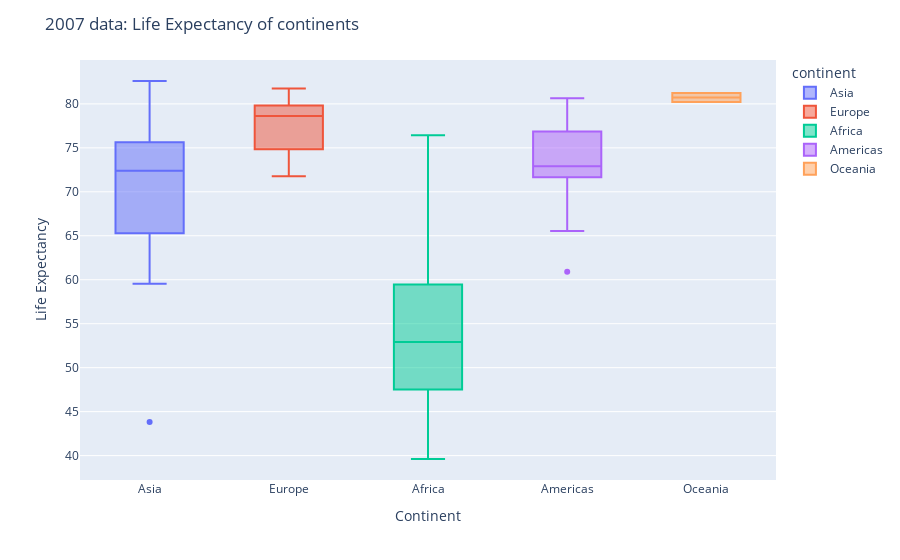

Notebook cell for this chart:
### Code cell
# Distrubution of Life Expectancy

fig = px.box(data_frame = gapminder_2007, x = "continent", y = "lifeExp", color = "continent")
fig.update_layout(title = "2007 data: Life Expectancy of continents", xaxis_title = "Continent", 
                 yaxis_title = "Life Expectancy")
fig.show()

### Figure 1 — Plotly figure (JSON) as saved in the notebook; plotly's stock layout.template omitted (floating-point values rounded to 4 significant figures)
{"data": [{"alignmentgroup": "True", "hovertemplate": "continent=%{x}<br>lifeExp=%{y}<extra></extra>", "legendgroup": "Asia", "marker": {"color": "#636efa"}, "name": "Asia", "notched": false, "offsetgroup": "Asia", "orientation": "v", "showlegend": true, "type": "box", "x": ["Asia", "Asia", "Asia", "Asia", "Asia", "Asia", "Asia", "Asia", "Asia", "Asia", "Asia", "Asia", "Asia", "Asia", "Asia", "Asia", "Asia", "Asia", "Asia", "Asia", "Asia", "Asia", "Asia", "Asia", "Asia", "Asia", "Asia", "Asia", "Asia", "Asia", "Asia", "Asia", "Asia"], "x0": " ", "xaxis": "x", "y": [43.83, 75.64, 64.06, 59.72, 72.96, 82.21, 64.7, 70.65, 70.96, 59.55, 80.75, 82.6, 72.53, 67.3, 78.62, 77.59, 71.99, 74.24, 66.8, 62.07, 63.78, 75.64, 65.48, 71.69, 72.78, 79.97, 72.4, 74.14, 78.4, 70.62, 74.25, 73.42, 62.7], "y0": " ", "yaxis": "y"}, {"alignmentgroup": "True", "hovertemplate": "continent=%{x}<br>lifeExp=%{y}<extra></extra>", "legendgroup": "Europe", "marker": {"color": "#EF553B"}, "name": "Europe", "notched": false, "offsetgroup": "Europe", "orientation": "v", "showlegend": true, "type": "box", "x": ["Europe", "Europe", "Europe", "Europe", "Europe", "Europe", "Europe", "Europe", "Europe", "Europe", "Europe", "Europe", "Europe", "Europe", "Europe", "Europe", "Europe", "Europe", "Europe", "Europe", "Europe", "Europe", "Europe", "Europe", "Europe", "Europe", "Europe", "Europe", "Europe", "Europe"], "x0": " ", "xaxis": "x", "y": [76.42, 79.83, 79.44, 74.85, 73.0, 75.75, 76.49, 78.33, 79.31, 80.66, 79.41, 79.48, 73.34, 81.76, 78.89, 80.55, 74.54, 79.76, 80.2, 75.56, 78.1, 72.48, 74.0, 74.66, 77.93, 80.94, 80.88, 81.7, 71.78, 79.42], "y0": " ", "yaxis": "y"}, {"alignmentgroup": "True", "hovertemplate": "continent=%{x}<br>lifeExp=%{y}<extra></extra>", "legendgroup": "Africa", "marker": {"color": "#00cc96"}, "name": "Africa", "notched": false, "offsetgroup": "Africa", "orientation": "v", "showlegend": true, "type": "box", "x": ["Africa", "Africa", "Africa", "Africa", "Africa", "Africa", "Africa", "Africa", "Africa", "Africa", "Africa", "Africa", "Africa", "Africa", "Africa", "Africa", "Africa", "Africa", "Africa", "Africa", "Africa", "Africa", "Africa", "Africa", "Africa", "Africa", "Africa", "Africa", "Africa", "Africa", "Africa", "Africa", "Africa", "Africa", "Africa", "Africa", "Africa", "Africa", "Africa", "Africa", "Africa", "Africa", "Africa", "Africa", "Africa", "Africa", "Africa", "Africa", "Africa", "Africa", "Africa", "Africa"], "x0": " ", "xaxis": "x", "y": [72.3, 42.73, 56.73, 50.73, 52.3, 49.58, 50.43, 44.74, 50.65, 65.15, 46.46, 55.32, 48.33, 54.79, 71.34, 51.58, 58.04, 52.95, 56.73, 59.45, 60.02, 56.01, 46.39, 54.11, 42.59, 45.68, 73.95, 59.44, 48.3, 54.47, 64.16, 72.8, 71.16, 42.08, 52.91, 56.87, 46.86, 76.44, 46.24, 65.53, 63.06, 42.57, 48.16, 49.34, 58.56, 39.61, 52.52, 58.42, 73.92, 51.54, 42.38, 43.49], "y0": " ", "yaxis": "y"}, {"alignmentgroup": "True", "hovertemplate": "continent=%{x}<br>lifeExp=%{y}<extra></extra>", "legendgroup": "Americas", "marker": {"color": "#ab63fa"}, "name": "Americas", "notched": false, "offsetgroup": "Americas", "orientation": "v", "showlegend": true, "type": "box", "x": ["Americas", "Americas", "Americas", "Americas", "Americas", "Americas", "Americas", "Americas", "Americas", "Americas", "Americas", "Americas", "Americas", "Americas", "Americas", "Americas", "Americas", "Americas", "Americas", "Americas", "Americas", "Americas", "Americas", "Americas", "Americas"], "x0": " ", "xaxis": "x", "y": [75.32, 65.55, 72.39, 80.65, 78.55, 72.89, 78.78, 78.27, 72.23, 74.99, 71.88, 70.26, 60.92, 70.2, 72.57, 76.19, 72.9, 75.54, 71.75, 71.42, 78.75, 69.82, 78.24, 76.38, 73.75], "y0": " ", "yaxis": "y"}, {"alignmentgroup": "True", "hovertemplate": "continent=%{x}<br>lifeExp=%{y}<extra></extra>", "legendgroup": "Oceania", "marker": {"color": "#FFA15A"}, "name": "Oceania", "notched": false, "offsetgroup": "Oceania", "orientation": "v", "showlegend": true, "type": "box", "x": ["Oceania", "Oceania"], "x0": " ", "xaxis": "x", "y": [81.23, 80.2], "y0": " ", "yaxis": "y"}], "layout": {"boxmode": "overlay", "legend": {"title": {"text": "continent"}, "tracegroupgap": 0}, "margin": {"t": 60}, "title": {"text": "2007 data: Life Expectancy of continents"}, "xaxis": {"anchor": "y", "categoryarray": ["Asia", "Europe", "Africa", "Americas", "Oceania"], "categoryorder": "array", "domain": [0, 1], "title": {"text": "Continent"}}, "yaxis": {"anchor": "x", "domain": [0, 1], "title": {"text": "Life Expectancy"}}}}
